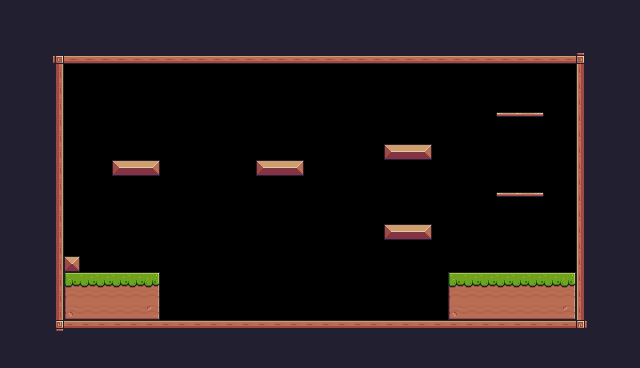

The image is a tile-based game level rendered from a .tmx file. Its description and complete source (layers, tilesets, objects, tile grids) follow:
An orthogonal 40x23 tile map with 16x16 px tiles, 1 tile layer (Background) and 14 objects (2x Platform, Player).

<map version="1.10" tiledversion="1.10.2" orientation="orthogonal" renderorder="right-down" width="40" height="23" tilewidth="16" tileheight="16" infinite="0" nextlayerid="4" nextobjectid="23">
 <tileset firstgid="1" source="Pixel Adventure.tsx" />
 <layer id="1" name="Background" width="40" height="23">
  <data encoding="csv">
112,112,112,112,112,112,112,112,112,112,112,112,112,112,112,112,112,112,112,112,112,112,112,112,112,112,112,112,112,112,112,112,112,112,112,112,112,112,112,112,
112,112,112,112,112,112,112,112,112,112,112,112,112,112,112,112,112,112,112,112,112,112,112,112,112,112,112,112,112,112,112,112,112,112,112,112,112,112,112,112,
112,112,112,112,112,112,112,112,112,112,112,112,112,112,112,112,112,112,112,112,112,112,112,112,112,112,112,112,112,112,112,112,112,112,112,112,112,112,112,112,
112,112,112,92,134,134,134,134,134,134,134,134,134,134,134,134,134,134,134,134,134,134,134,134,134,134,134,134,134,134,134,134,134,134,134,134,93,112,112,112,
112,112,112,113,0,0,0,0,0,0,0,0,0,0,0,0,0,0,0,0,0,0,0,0,0,0,0,0,0,0,0,0,0,0,0,0,111,112,112,112,
112,112,112,113,0,0,0,0,0,0,0,0,0,0,0,0,0,0,0,0,0,0,0,0,0,0,0,0,0,0,0,0,0,0,0,0,111,112,112,112,
112,112,112,113,0,0,0,0,0,0,0,0,0,0,0,0,0,0,0,0,0,0,0,0,0,0,0,0,0,0,0,0,0,0,0,0,111,112,112,112,
112,112,112,113,0,0,0,0,0,0,0,0,0,0,0,0,0,0,0,0,0,0,0,0,0,0,0,0,0,0,0,40,41,42,0,0,111,112,112,112,
112,112,112,113,0,0,0,0,0,0,0,0,0,0,0,0,0,0,0,0,0,0,0,0,0,0,0,0,0,0,0,0,0,0,0,0,111,112,112,112,
112,112,112,113,0,0,0,0,0,0,0,0,0,0,0,0,0,0,0,0,0,0,0,0,13,14,15,0,0,0,0,0,0,0,0,0,111,112,112,112,
112,112,112,113,0,0,0,13,14,15,0,0,0,0,0,0,13,14,15,0,0,0,0,0,0,0,0,0,0,0,0,0,0,0,0,0,111,112,112,112,
112,112,112,113,0,0,0,0,0,0,0,0,0,0,0,0,0,0,0,0,0,0,0,0,0,0,0,0,0,0,0,0,0,0,0,0,111,112,112,112,
112,112,112,113,0,0,0,0,0,0,0,0,0,0,0,0,0,0,0,0,0,0,0,0,0,0,0,0,0,0,0,40,41,42,0,0,111,112,112,112,
112,112,112,113,0,0,0,0,0,0,0,0,0,0,0,0,0,0,0,0,0,0,0,0,0,0,0,0,0,0,0,0,0,0,0,0,111,112,112,112,
112,112,112,113,0,0,0,0,0,0,0,0,0,0,0,0,0,0,0,0,0,0,0,0,13,14,15,0,0,0,0,0,0,0,0,0,111,112,112,112,
112,112,112,113,0,0,0,0,0,0,0,0,0,0,0,0,0,0,0,0,0,0,0,0,0,0,0,0,0,0,0,0,0,0,0,0,111,112,112,112,
112,112,112,113,35,0,0,0,0,0,0,0,0,0,0,0,0,0,0,0,0,0,0,0,0,0,0,0,0,0,0,0,0,0,0,0,111,112,112,112,
112,112,112,113,7,8,8,8,8,9,0,0,0,0,0,0,0,0,0,0,0,0,0,0,0,0,0,0,7,8,8,8,8,8,8,9,111,112,112,112,
112,112,112,113,29,30,30,30,30,31,0,0,0,0,0,0,0,0,0,0,0,0,0,0,0,0,0,0,29,30,30,30,30,30,30,31,111,112,112,112,
112,112,112,113,51,52,52,52,52,53,0,0,0,0,0,0,0,0,0,0,0,0,0,0,0,0,0,0,51,52,52,52,52,52,52,53,111,112,112,112,
112,112,112,114,90,90,90,90,90,90,90,90,90,90,90,90,90,90,90,90,90,90,90,90,90,90,90,90,90,90,90,90,90,90,90,90,115,112,112,112,
112,112,112,112,112,112,112,112,112,112,112,112,112,112,112,112,112,112,112,112,112,112,112,112,112,112,112,112,112,112,112,112,112,112,112,112,112,112,112,112,
112,112,112,112,112,112,112,112,112,112,112,112,112,112,112,112,112,112,112,112,112,112,112,112,112,112,112,112,112,112,112,112,112,112,112,112,112,112,112,112
</data>
 </layer>
 <objectgroup id="2" name="Spawnpoints">
  <object id="3" name="Player" type="Player" x="304.448" y="272.567" width="30.5887" height="30.1697" />
 </objectgroup>
 <objectgroup id="3" name="Collisions">
  <object id="4" x="48" y="48" width="16" height="288" />
  <object id="5" x="64" y="48" width="528" height="16" />
  <object id="6" x="576" y="64" width="16" height="272" />
  <object id="8" x="64" y="320" width="512" height="16" />
  <object id="9" x="64" y="272" width="96" height="48" />
  <object id="10" x="64" y="256" width="16" height="16" />
  <object id="11" x="112" y="160" width="48" height="16" />
  <object id="12" x="256" y="160" width="48" height="16" />
  <object id="13" x="384" y="224" width="48" height="16" />
  <object id="15" x="448" y="272" width="128" height="48" />
  <object id="18" type="Platform" x="496" y="192" width="48" height="16" />
  <object id="20" type="Platform" x="496" y="112" width="48" height="16" />
  <object id="21" x="384" y="144" width="48" height="16" />
 </objectgroup>
</map>
